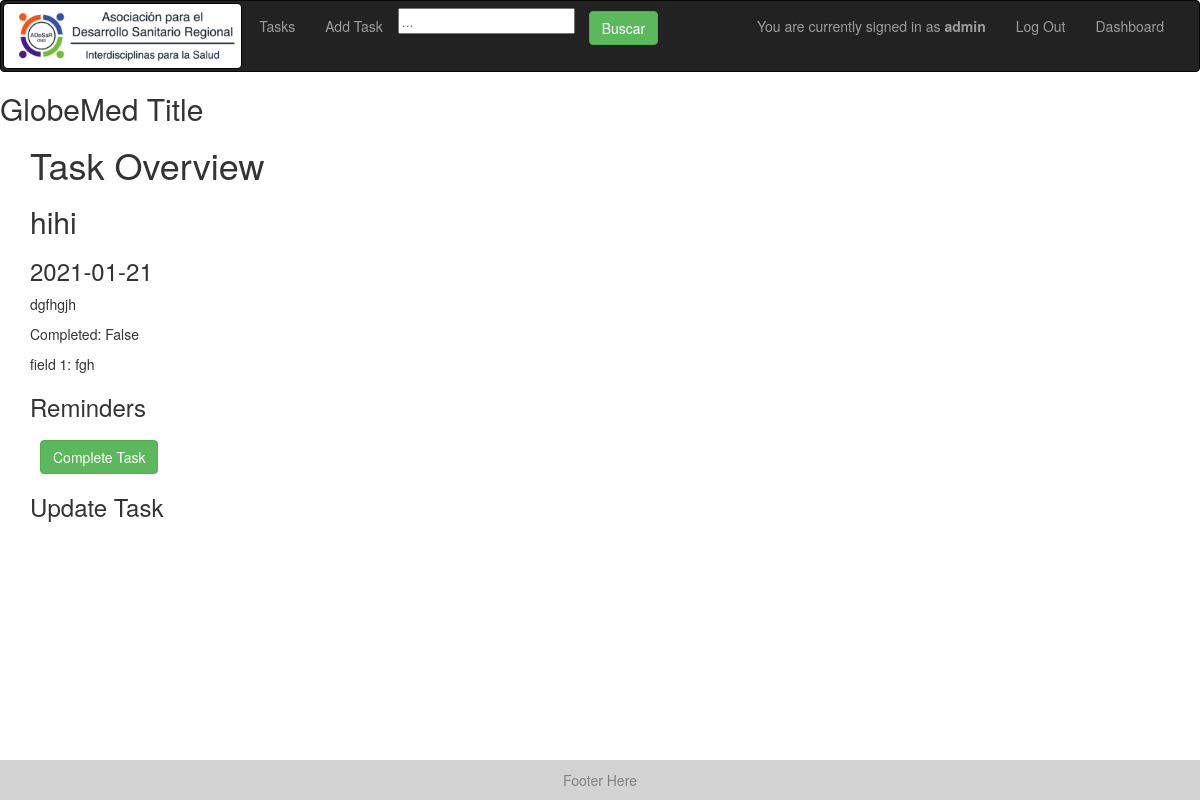
/task/1 (signed in), run on an earlier commit of the app's database.
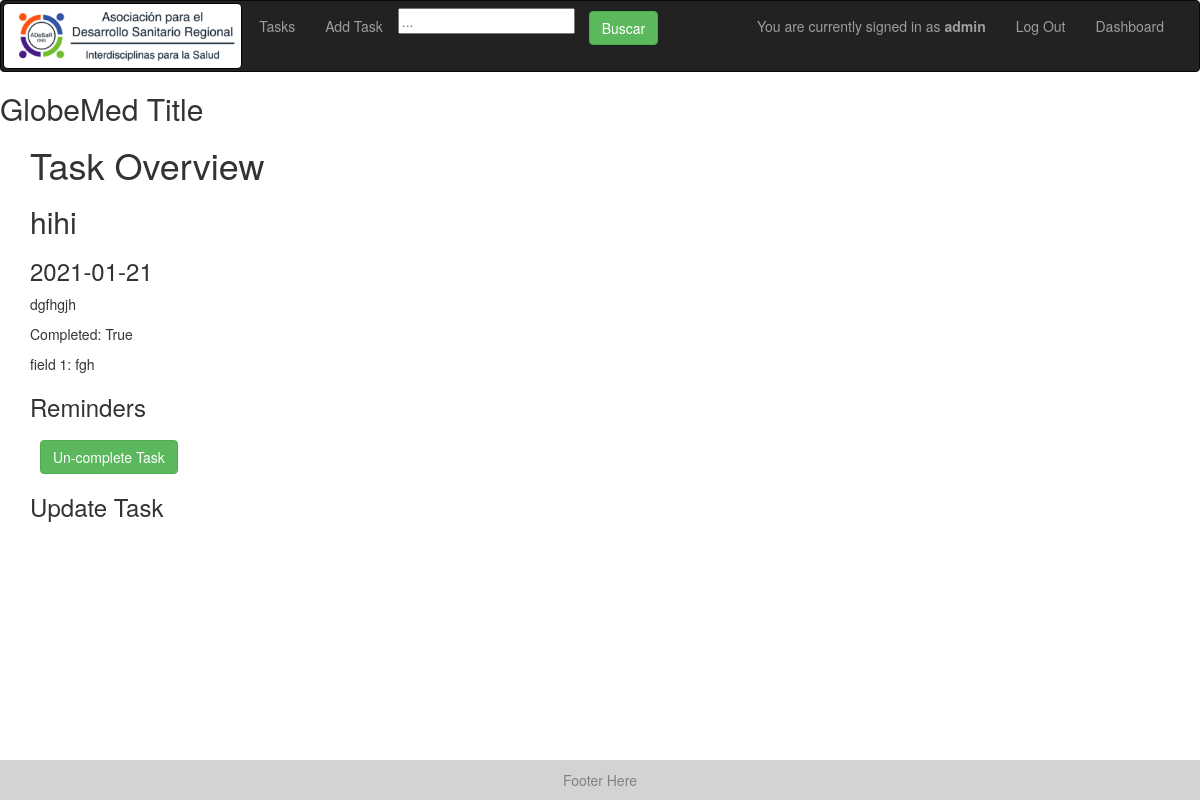
And on a later commit of the database.
### models.py (models this page shows)
class Task(Base):
    __tablename__ = "tasks"
    id = Column(Integer, primary_key=True)
    task_type = Column(String, default="Generic")
    creator_id = Column(Integer)
    created_datetime = Column(DateTime)
    created_datestring = Column(String)
    due_datetime = Column(DateTime)
    due_datestring = Column(String)
    description = Column(String)
    completed = Column(Boolean) # completed or not
    fields = Column(PickleType) # dictionary of strings to strings
    reminders = Column(PickleType) # list of datetimes
    reminder_datestrings = Column(PickleType) # list of datetimes
    color = Column(String)

### app.py (the view)
@app.route('/task/<int:task_id>')
@check_login_wrapper
def task(task_id):
    return render_template("task.html", task=get_task(task_id))

### app.py (called while the page is built)
def check_login_wrapper(func):
    @wraps(func)
    def inner(*args, **kwargs):
        print("here")
        if "username" not in login_session:
            return redirect(url_for('login'))
        return func(*args, **kwargs)
    return inner

### database.py (called while the page is built)
def get_task(task_id):
    return session.query(Task).filter_by(id=task_id).first()

### templates/task.html (shortened to what this page needs)
{% extends "layout.html" %}
{% block body %}
	<h1>Task Overview</h1>
	<h2> {{ task.task_type }} </h2>
	<h3> {{ task.due_datestring }} </h3>
	<p> {{ task.description }} </p>
	<p> Completed: {{task.completed}} </p>
	{% for field in task.fields %}
		<p> {{field}}: {{task.fields[field]}} </p>
	{% endfor %}
	<h3>Reminders</h3>
	{% if task.completed %}
		<form action="/uncomplete_task/{{task.id}}"  method = 'post'>
		  <div class="form-group" >
		  	 <button class="btn btn-success" type="submit" >Un-complete Task</button>
		  </div>
		</form>
	{% else %}
		<form action="/complete_task/{{task.id}}"  method = 'post'>
		  <div class="form-group" >
		  	 <button class="btn btn-success" type="submit" >Complete Task</button>
		  </div>
		</form>
	 {% endif %}
	<h3>Update Task</h3>
{%endblock%}

### templates/layout.html (shortened to what this page needs)
<!doctype html>
<html lang="en">
<head>
  <link rel="stylesheet" href="https://maxcdn.bootstrapcdn.com/bootstrap/3.3.7/css/bootstrap.min.css">
  <link rel="stylesheet" href="{{url_for('static', filename='style.css')}}">
</head>
<body style="position: relative;  min-height: 100vh;">
  <nav class="navbar navbar-inverse">
      <div class="navbar-header">
        <a class="navbar-brand" href="/" style="height: 70px; padding: 2px;">
          <img alt="Brand Logo" src="{{url_for('static', filename='brand_logo.png')}}" style="max-height: 100%; border: 1px solid black; border-radius: 5px;">
        </a>
        <ul class="nav navbar-nav">
          <li><a href = "{{url_for('daily_tasks_')}}">Tasks</a></li>
          <li><a href = "{{url_for('add_task')}}">Add Task</a></li>
          <li>
            <form action="{{ url_for('search') }}" method = 'post'>
              <input id="input-search" class="search-bar" type="text" name="search" placeholder="...">
              <button class="btn btn-success" type="submit" id="search"> Buscar </button>
            </form>
          </li>
        </ul>
      </div>
      <div class="collapse navbar-collapse" id="navbar-collapse-1">
        <div class="navbar-right">
        {% if 'id' in session %}
          <div class="navbar-text" id="userbox">
              You are currently signed in as <strong>{{session['username']}}</strong>
              </div>
              <ul class="nav navbar-nav">
                <li><a href = "{{url_for('logout')}}">Log Out</a></li>
              </ul>
            {%if session['is_admin']%}
                <ul class="nav navbar-nav">
                  <li><a href = "{{url_for('dashboard')}}">Dashboard</a></li>
                </ul>
            {%endif%}
        {%endif%}
        </div>
      </div>
  </nav>
  <div class="logo">
    <h2>GlobeMed Title</h2>
  </div>
  <div style="margin-left: 30px; margin-right: 30px; padding-bottom: 5.5rem;    /* Footer height */">
  {% block body %}
  {% endblock %}
  </div>
  <div>
    <div class="footer">
      <span> Footer Here </span>
    </div>
  </div>
</body>
</html>

### static/style.css (style rules this page uses)
.footer { left: 0; bottom: 0; width: 100%; background-color: lightgrey; padding: 10px; color: grey; text-align: center; position: absolute; bottom: 0; width: 100%; height: 4rem; }
input { max-width: 500px; }
button { margin: 10px; }
.navbar { padding-left: 0px; padding-right: 20px; }

What changed in the data, as far as the page shows it:
changed Task "hihi": completed "False" → "True"
Also different on the page:
text no longer shown: "Complete Task"
text now shown: "Un-complete Task"
